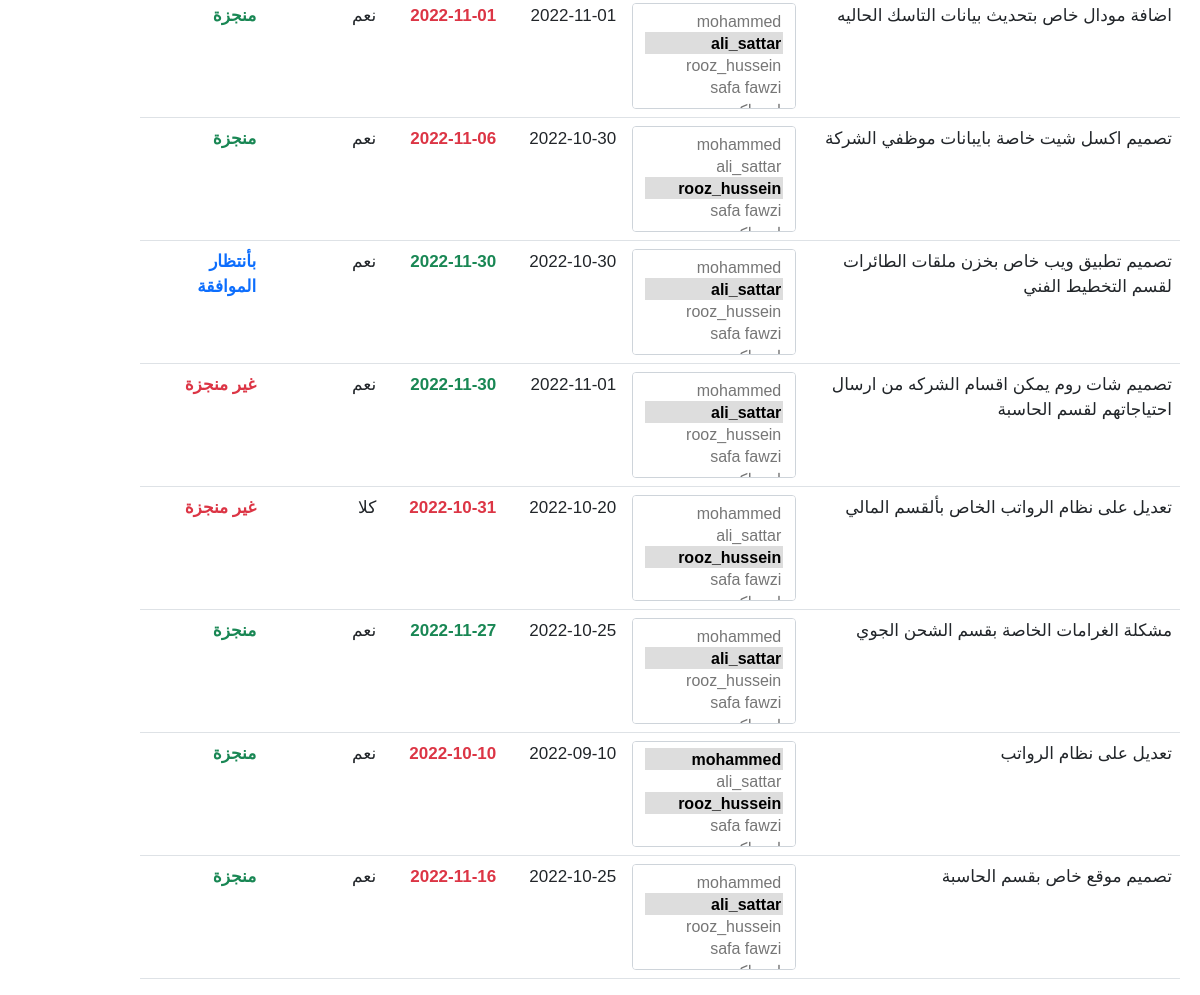
Before: /tasks/ (signed in, lower part) with the older database file.
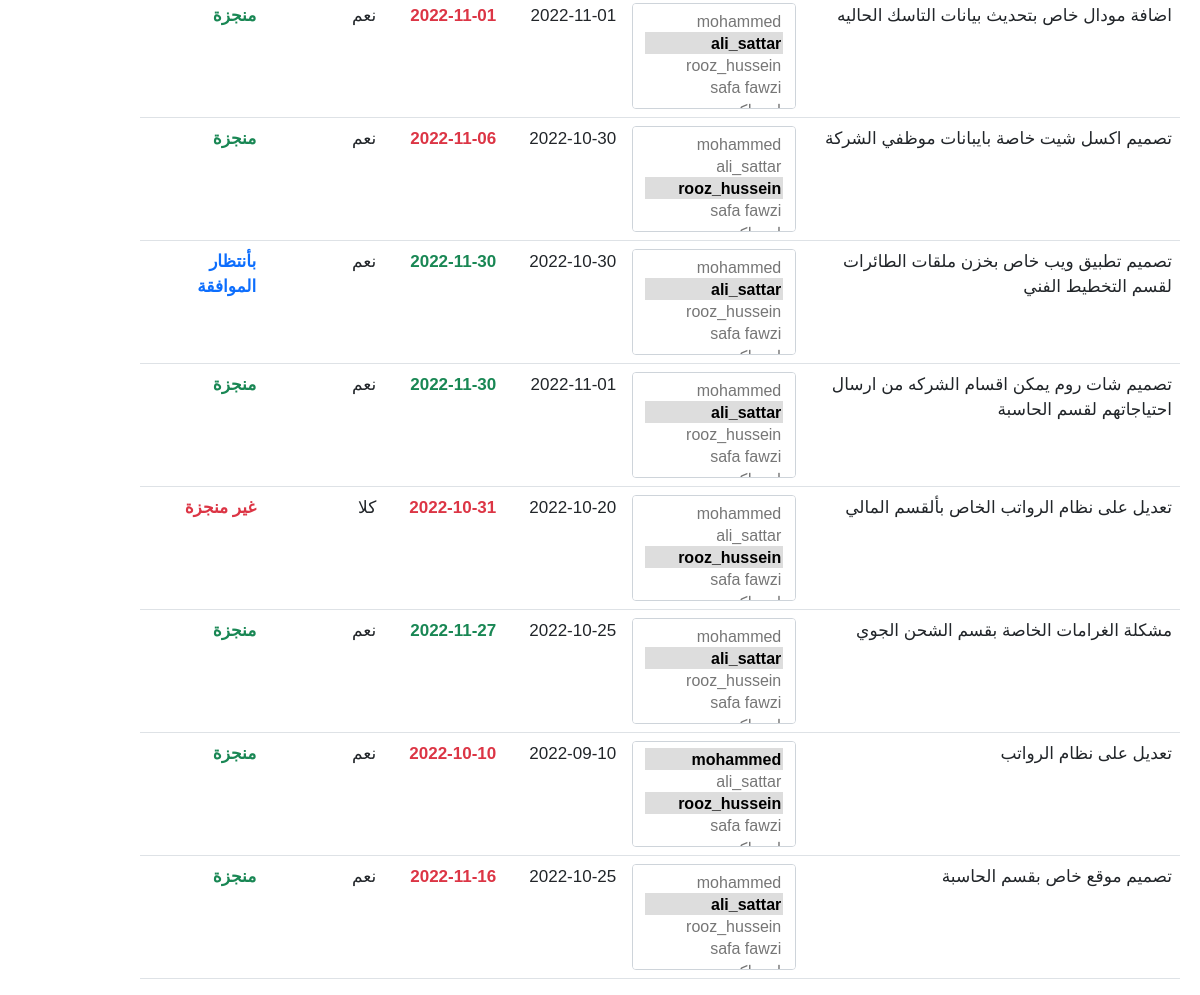
After: the same page with the newer database file.
### myapp/models.py (models this page shows, shortened)
class Task(models.Model):
    user        = models.ForeignKey(User, on_delete=models.CASCADE)
    subject     = models.TextField(max_length=1000, blank=True, null=True)
    start_date  = models.CharField(max_length= 100, blank=True, null=True)
    end_date    = models.CharField(max_length=100, blank=True, null=True)
    start_day   = models.CharField(max_length=100, blank=True, null=True)
    end_day     = models.CharField(max_length=100, blank=True, null=True)
    no_of_users = models.IntegerField(default=0)
    employees   = models.ManyToManyField(User, related_name="employees")
    TASK_STATUS = [
      ("غير منجزة", "غير منجزة"),
      ("بأنتظار الموافقة", "بأنتظار الموافقة"),
      ("منجزة", "منجزة")
    ]
    status      = models.CharField(max_length=100, choices=TASK_STATUS, default="غير منجزة")
    rate        = models.SmallIntegerField(default=0)
    received    = models.BooleanField(default=False)
    active      = models.BooleanField(default=True)
    created_at  = models.DateTimeField(auto_now_add=True)
    def unread_employee_tasks(self, request):
        return sum(
            not task.received and request.user in task.employees.all()
            for task in Task.objects.all())

### myapp/tasks/views.py (the view)
# urls.py: path("tasks/", login_required(get_all)),
@require_http_methods(['GET'])
def get_all(request) -> HttpResponse:
    if len(get_all_tasks(request)) != 0:
        return render(request, "tasks.html", context=get_context(request, get_all_tasks(request)))
    return render(request, "tasks.html", context=default_context(request))

### myapp/tasks/views.py (called while the page is built)
def get_context(request, tasks: List[Dict]) -> Dict:
    return {
        "employees": get_all_users(request),
        "tasks": tasks,
        "unreadable": tasks[0].unread_employee_tasks(request)
    }

def get_all_users(request) -> List[dict]:
    if request.user.is_superuser:
        return User.objects.select_related("profile")
    return list(Group.objects.filter(name=request.user.groups.all()[0]))[0].user_set.all()

def get_all_tasks(request) -> List[dict]:
    if request.user.is_superuser:
        return Task.objects.prefetch_related("employees").order_by("-created_at")
    return [
        task for task in get_month_tasks()[0]
        if task.user.groups.filter(name=request.user.groups.all()[0]).exists() and task.active
    ]

### templates/tasks.html (shortened to what this page needs)
<!DOCTYPE html>
<html lang="ar">
  {% load static %}
<head>
  {% include "base/head.html" %}
</head>
<body>
  <main class="mt-4 px-3" style="margin-top: 80px !important">
    <div class="row px-1">
      {% if tasks != "[]" %}
      <div class="table-responsive">
        <table class="table tasks-table" id="task-table" style="width:100%">
          <tbody id="tasks-body">
            {% for task in tasks %}
              {% if user.is_staff %}
              <tr>
                <td>{{task.subject}}</td>
                <td>
                  <select class="form-select task-employees" multiple="true">
                    {% for employee in employees %}
                      {% if not employee.is_staff %}
                        {% if employee in task.employees.all %}
                        <option value=`{{employee.username}}` selected="true">{{employee.username}}</option>
                        {% else %}
                        <option value=`{{employee.username}}`>{{employee.username}}</option>
                        {% endif %}
                      {% endif %}
                    {% endfor %}
                  </select>
                </td>
                <td>{{task.start_date}}</td>
                {% now "Y-m-d" as todays_date %}
                {% if todays_date > task.end_date %}
                  <td class="fw-bold text-danger">
                    {{task.end_date}}
                  </td>
                {% else %}
                <td class="fw-bold text-success">
                  {{task.end_date}}
                </td>
                {% endif %}
                <td>
                  {% if task.received %}
                  ﻧﻌﻢ
                  {% else %}
                  ﻛﻼ
                  {% endif %}
                </td>
                {% if task.status == "منجزة" %}
                <td class="fw-bold text-success">{{task.status}}</td>
                {% endif %}
                {% if task.status == "غير منجزة" %}
                <td class="fw-bold text-danger">{{task.status}}</td>
                {% endif %}
                {% if task.status == "بأنتظار الموافقة" %}
                <td class="fw-bold text-primary">{{task.status}}</td>
                {% endif %}
              </tr>
              {% endif %}
            {% endfor %}
          </tbody>
        </table>
      </div>
      {% else %}
      <p>لا توجد مهام حالياً</p>
      {% endif %}
    </div>
  </main>
</body>
</html>

### templates/base/head.html (shortened to what this page needs)
{% load static %}
<link rel="stylesheet" href="{% static '/css/bootstrap/bootstrap.min.css'  %}" />
<link rel="stylesheet" href="https://cdn.jsdelivr.net/npm/bootstrap-icons@1.4.1/font/bootstrap-icons.css" />
<link rel="stylesheet" href="{% static '/css/custom/styles.css' %}" />
<link rel="stylesheet" href="https://cdnjs.cloudflare.com/ajax/libs/bootstrap-datepicker/1.9.0/css/bootstrap-datepicker.min.css">
<link rel="stylesheet" href="https://cdnjs.cloudflare.com/ajax/libs/font-awesome/4.7.0/css/font-awesome.min.css">

### templates/base/script.html (shortened to what this page needs)
{% load static %}

### static/css/custom/styles.css (style rules this page uses)
:root { --offcanvas-width: 270px; --topNavbarHeight: 54px; --mainColor: #3498DB; --primaryHoverColor: #2d7eb4; --secondaryColor: white; --hideOverflowX: hidden; --primaryFont: Arial, Helvetica, sans-serif; }
html { scroll-behavior: smooth; }
body { font-family: var(--primaryFont); overflow-x: var(--hideOverflowX); overflow-y: scroll; }
.navbar, .row { direction: rtl !important; font-size: 17px; }
.table td, .table th { min-width: 120px !important; }
select option { text-align: right !important; }
.task-employees option { color: #767676; padding-top: 3px !important; }
.task-employees option:checked { color: black !important; font-weight: bold; background: rgb(221, 221, 221) !important; }

Changed rows visible on the page:
changed Task "تصميم شات روم يمكن اقسام الشركه من ارسال احتياجاتهم لقسم الحاسبة": status "غير منجزة" → "منجزة"
